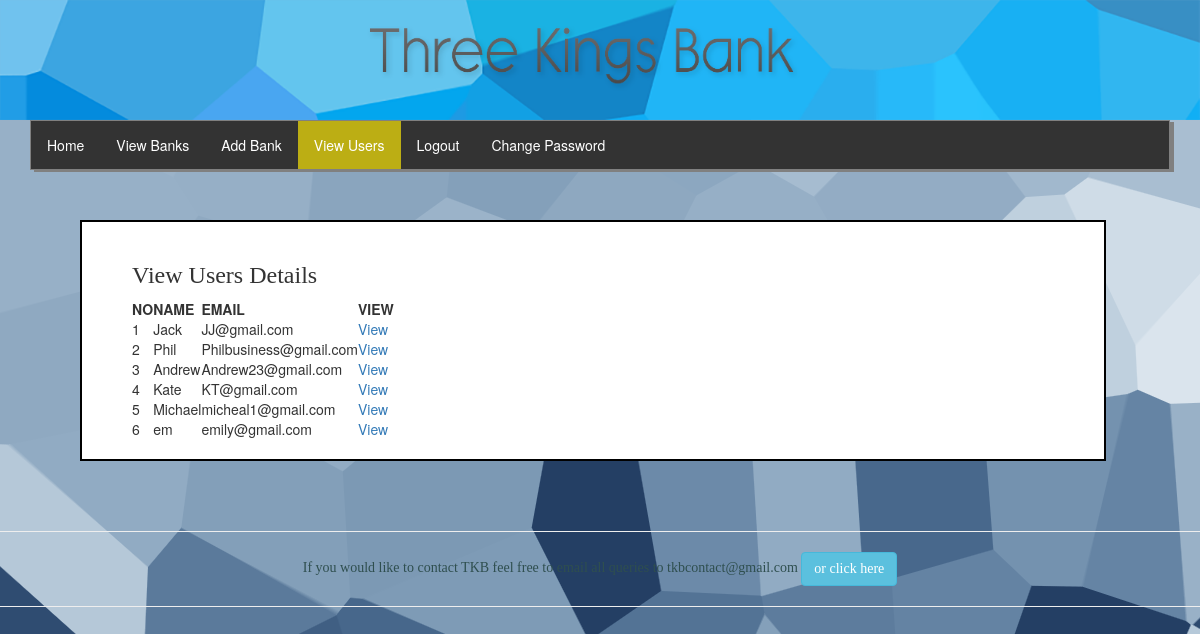
Page /admin_view_user.php (signed in) on the committed database.
### tables this page shows
CREATE TABLE IF NOT EXISTS `user` (
  `ID` int(11) NOT NULL AUTO_INCREMENT,
  `NAME` varchar(150) NOT NULL,
  `PASS` varchar(150) NOT NULL,
  `MAIL` varchar(150) NOT NULL,
  `FILE` varchar(150) NOT NULL,
  PRIMARY KEY (`ID`)
);

### admin_view_user.php (the view, shortened to what this page needs)
<?php
	include "function.php";
?>
<!Doctype html>
<html>
<head>
<link rel="stylesheet" href="https://maxcdn.bootstrapcdn.com/bootstrap/3.3.0/css/bootstrap.min.css" />
<link rel="stylesheet" type="text/css" href="css/Home.css">
</head>
<header>
<img src = "images/TKB bg.png" width="100%" height="10%" alt="background"  >
</header>
<body>
<div class="container">
<div class="extra">
<ul>
  <li><a href="admin_home.php">Home</a></li>
  <li><a href="admin_view_bank.php">View Banks</a></li>
  <li><a href="admin_add_bank.php">Add Bank</a></li>
  <li><a id="active" href="admin_view_user.php">View Users</a></li>
  <li><a href="logout.php">Logout</a></li>
  <li><a href="admin_change.php">Change Password</a></li>
</ul>
<div id="set">
<div id="content">
      <h3 id="heading">View Users Details</h3>
	<?php
		$sql="SELECT * FROM user";
		$res=$db->query($sql);
		if($res->num_rows>0)
		{
			echo "<table>";
					echo "<tr>";
						echo "<th>NO</th>";
						echo "<th>NAME</th>";
						echo "<th>EMAIL</th>";
                        echo "<th>VIEW</th>";
					echo "</tr>";
					$i=0;
				while($row=$res->fetch_assoc())
				{
					$i++;
					echo "<tr>";
					echo "<td>{$i}</td>";
					echo "<td>{$row["NAME"]}</td>";
					echo "<td>{$row["MAIL"]}</td>";
                    echo "<td><a href='{$row["FILE"]}' target='_blank'>View</a></td>";
					echo "</tr>";
				}
			echo "</table>";
		}
		else
		{
			echo "<p class='error'>No User Record Found</p>";
		}
	?>
    </div>
</div>
</body>
<footer id="footer">
<hr>
<div id="fix">
<p>If you would like to contact TKB feel free to email all queries to tkbcontact@gmail.com
<a href="mailto:tkbcontact@gmail.com" style="text-decoration:none" id="abc" class="btn btn-info" role="button"> or click here</a>
</div>
<hr>
</footer>
</body>
</html>

### css/Home.css (style rules this page uses)
ul { list-style-type: none; margin: 0; padding: 0; overflow: hidden; background-color: #333; border: 1px solid grey; box-shadow: 4px 2px grey; text-decoration: none; }
* { margin:0; padding:0; }
header { height:100%; }
h3 { font-family: Georgia, serif; }
p { font-family: Georgia, serif; }
li { float: left; }
li a { display: block; color: white; text-align: center; padding: 14px 16px; text-decoration: none; }
#active { background-color: #bcae14; }
html { height:100%; }
body { background-image: url("Background.png"); background-repeat: repeat-x; }
#set { background-color: white; width: 90%; border: 2px solid black; margin: 50px; padding: 20px; padding-left: 50px; padding-right: 50px; }
#fix { text-align: center; color : darkslategrey; }
#footer { position:relative; height:100px; margin-top:-100px; clear:both; }

### rows in the picture
user: NAME "Jack", MAIL "JJ@gmail.com"
user: NAME "Phil", MAIL "Philbusiness@gmail.com"
user: NAME "Andrew", MAIL "Andrew23@gmail.com"
user: NAME "Kate", MAIL "KT@gmail.com"
user: NAME "Michael", MAIL "micheal1@gmail.com"
user: NAME "em", MAIL "emily@gmail.com"
